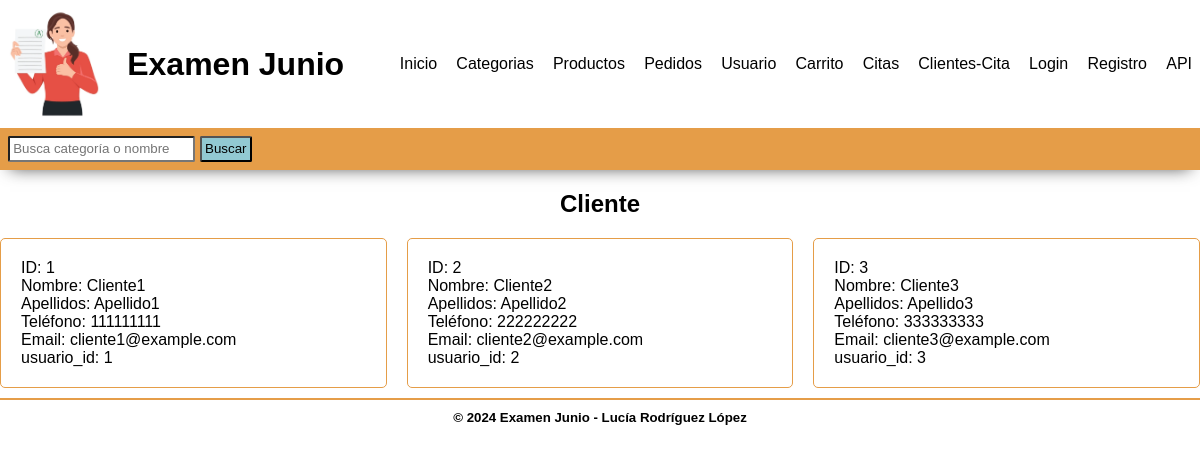
Screenshot of /clientes with the database file from the repository.
### tables this page shows
CREATE TABLE IF NOT EXISTS clientes_cita(
    id INT AUTO_INCREMENT NOT NULL,
    nombre VARCHAR(100) NOT NULL,
    apellidos VARCHAR(255) NOT NULL,
    telefono VARCHAR(20) NOT NULL,
    email VARCHAR(255) NOT NULL,
    usuario_id INT NOT NULL,
    CONSTRAINT pk_clientes_cita PRIMARY KEY (id),
    CONSTRAINT fk_cliente_usuario FOREIGN KEY (usuario_id) REFERENCES usuarios(id)
);

### src/Lib/Pages.php (called while the page is built, shortened)
<?php
class Pages {
    public function render(string $pageName, array $params = null): void {
        require_once __DIR__ . "/../Views/layout/header.php";
        require_once __DIR__ . "/../Views/$pageName.php";
        require_once __DIR__ . "/../Views/layout/footer.php";
    }
}

### src/Controllers/ClientesController.php (called while the page is built, shortened)
<?php
class ClientesController {
    private Pages $pagina;
    private ClientesService $ClientesService;
    public function __construct()
    {
        $this->pagina = new Pages();
        $this->ClientesService = new ClientesService();
    }
    public function mostrarTodos($emailRecordado = null, $mensaje = ''): void
    {
        $ClientesModel = $this->todasClientes();
        $usuarioController = new UsuarioController();
        $emailSesion = $usuarioController->obtenerEmailUsuario($emailRecordado);
        $rol = 'usur';
        $this->pagina->render('Clientes/mostrarClientes', [
            'Clientes' => $ClientesModel,
            'emailSesion' => $emailSesion,
            'mensaje' => $mensaje,
            'rol' => $rol,
            'usuario_id' => $usuario_id
        ]);
    }
    public function todasClientes(): array {
        $Clientes = $this->ClientesService->obtenerClientes();
        $ClientesModel = [];
        foreach ($Clientes as $Cliente) {
            $ClienteModel = new Cliente();
            $ClienteModel->setId($Cliente['id']);
            $ClienteModel->setNombre($Cliente['nombre']);
            $ClienteModel->setApellidos($Cliente['apellidos']);
            $ClienteModel->setTelefono($Cliente['telefono']);
            $ClienteModel->setEmail($Cliente['email']);
            $ClienteModel->setUsuarioId($Cliente['usuario_id']);
            $ClientesModel[] = $ClienteModel;
        }
        return $ClientesModel;
    }
}

### src/Routes/Routes.php (called while the page is built, shortened)
<?php
  class Routes{
    public static function index(){
    Router::add('GET','/clientes', function () {
        return (new clientesController())->mostrarTodos();
    });
        Router::dispatch();
    }
  }

### src/init.php (called while the page is built, shortened)
<?php
Routes::index();

### public/index.php (called while the page is built)
<?php
require_once '../src/init.php';

### src/Lib/DataBase.php (called while the page is built, shortened)
<?php
class DataBase
{
    private ?PDO $conexion;
    private string $server;
    private string $user;
    private string $pass;
    private string $data_base;
    function __construct()
    {
        $this->server = $_ENV['DB_HOST'];
        $this->user = $_ENV['DB_USER'];
        $this->pass = $_ENV['DB_PASS'];
        $this->data_base = $_ENV['DB_DATABASE'];
        $this->conexion = $this->conect();
    }
    function conect() : PDO {
        try {
            $opciones = array(
                PDO::MYSQL_ATTR_INIT_COMMAND => "SET NAMES utf8mb4",
                PDO::MYSQL_ATTR_FOUND_ROWS => true
            );
            $conexion = new PDO("mysql:host={$this->server};dbname={$this->data_base}",$this->user,$this->pass,$opciones);
            return $conexion;
        } catch (PDOException $e) {
            echo "Ha surgido un error y no se puede conectar con la base de datos".$e->getMessage();
            exit;
        }
    }
    public function prepareSQL(string $querySQL) {
        return $this->conexion->prepare($querySQL);
    }
}

### src/Services/ClientesService.php (called while the page is built, shortened)
<?php
    class ClientesService{
        private ClientesRepository $ClientesRepository;
        function __construct() {
            $this->ClientesRepository = new ClientesRepository();
        }
        public function obtenerClientes() :?array {
            return $this->ClientesRepository->findAll();
        }
    }

### src/Repositories/ClientesRepository.php (called while the page is built, shortened)
<?php
    class ClientesRepository{
        private DataBase $conexion;
        function __construct(){
            $this->conexion = new DataBase();
        }
        public function findAll(): array|string|null{
            $ClienteCommit = null;
            try {
                $this->sql = $this->conexion->prepareSQL("SELECT *
                                                            FROM clientes_cita");
                $this->sql->execute();
                $ClienteCommitData = $this->sql->fetchAll(PDO::FETCH_ASSOC);
                $ClienteCommit = $ClienteCommitData ?: null;
            } catch (PDOException $e) {
                $ClienteCommit = $e->getMessage();
            }
            return $ClienteCommit;
        }
    }

### src/Models/Cliente.php (called while the page is built, shortened)
<?php
class Cliente {
    private $id;
    private $nombre;
    private $apellidos;
    private $telefono;
    private $email;
    private $usuario_id;
    public function getId() {
        return $this->id;
    }
    public function setId($id) {
        $this->id = $id;
    }
    public function getNombre() {
        return $this->nombre;
    }
    public function setNombre($nombre) {
        $this->nombre = $nombre;
    }
    public function getApellidos() {
        return $this->apellidos;
    }
    public function setApellidos($apellidos) {
        $this->apellidos = $apellidos;
    }
    public function getTelefono() {
        return $this->telefono;
    }
    public function setTelefono($telefono) {
        $this->telefono = $telefono;
    }
    public function getEmail() {
        return $this->email;
    }
    public function setEmail($email) {
        $this->email = $email;
    }
    public function getUsuarioId() {
        return $this->usuario_id;
    }
    public function setUsuarioId($usuario_id) {
        $this->usuario_id = $usuario_id;
    }
}

### src/Views/Clientes/mostrarClientes.php (the view, shortened to what this page needs)
<!DOCTYPE html>
<html lang="en">
<head>
    <link rel="stylesheet" type="text/css" href="public/css/styles.css">
</head>
<body>
    <h2 class="card-h2">Cliente</h2>
    <div class="card-container">
        <?php foreach ($Clientes as $Cliente): ?>
            <div class="card">
                <div class="card-body">
                    <article class="Cliente">
                        <p>ID: <?php echo $Cliente->getId(); ?></p>
                        <p>Nombre: <?php echo $Cliente->getNombre(); ?></p>
                        <p>Apellidos: <?php echo $Cliente->getApellidos(); ?></p>
                        <p>Teléfono: <?php echo $Cliente->getTelefono(); ?></p>
                        <p>Email: <?php echo $Cliente->getEmail(); ?></p>
                        <p>usuario_id: <?php echo $Cliente->getUsuarioId(); ?></p>
                    </article>
                </div>
            </div>
        <?php endforeach; ?>
    </div>
</body>
</html>

### public/css/styles.css (style rules this page uses)
* { padding: 0; margin: 0; box-sizing: border-box; }
:root { --primary: #fff; --primary-light: #e59d48; --secondary: #40e0d0; --contrast: #92c9d2; --contrat-hover: #044465; --text: #000; --text-title: #fff; --font: Arial, Helvetica, sans-serif; }
body { font-family: var(--font); }
.card-container { display: grid; grid-template-columns: repeat(3, 1fr); gap: 20px; justify-items: center; }
.card { width: 100%; border: 1px solid var(--primary-light); border-radius: 5px; }
.card-body { padding: 20px; }
.card-h2 { text-align: center; padding: 20px; }

### rows the page displays
clientes_cita: id "1", nombre "Cliente1", apellidos "Apellido1", telefono "111111111", email "cliente1@example.com", usuario "1"
clientes_cita: id "2", nombre "Cliente2", apellidos "Apellido2", telefono "222222222", email "cliente2@example.com", usuario "2"
clientes_cita: id "3", nombre "Cliente3", apellidos "Apellido3", telefono "333333333", email "cliente3@example.com", usuario "3"
